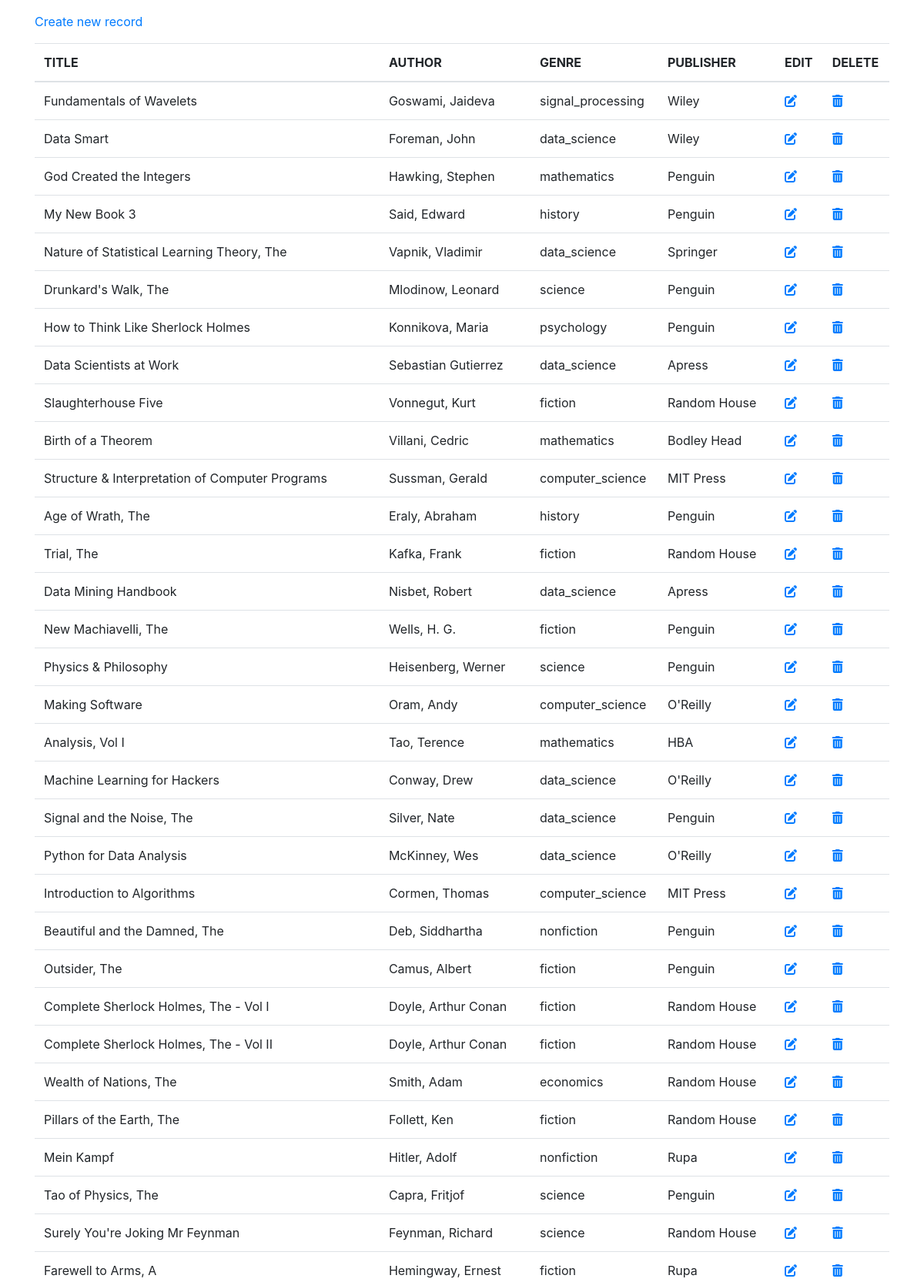
/bookstore/www/list-books.php (upper part), run on the app's committed database.
### tables this page shows
CREATE TABLE IF NOT EXISTS `books` (
  `id` int(11) NOT NULL,
  `Title` varchar(100) NOT NULL,
  `Author` varchar(100) NOT NULL,
  `Genre` varchar(100) NOT NULL,
  `Height` int(11) NOT NULL,
  `Publisher` varchar(100) NOT NULL
);

### bookstore/www/list-books.php (the view, shortened to what this page needs)
<?php
require_once("../db_config.php");
$query = "SELECT * FROM books";
$results = $db_connection->query($query);
?>
<!DOCTYPE html>
<html lang="en">
<head>
  <link rel="stylesheet" href="https://stackpath.bootstrapcdn.com/bootstrap/4.1.3/css/bootstrap.min.css">
</head>
<body>
  <div class="container">
    <div class="mt-3">
       <a href="create.php">Create new record</a>
    </div>
    <table class="table mt-3">
      <thead>
        <tr>
          <th>TITLE</th>
          <th>AUTHOR</th>
          <th>GENRE</th>
          <th>PUBLISHER</th>
          <th>EDIT</th>
          <th>DELETE</th>
        </tr>
      </thead>
      <tbody>
        <?php
        foreach ($results as $result) {
        ?>
        <tr>
          <td><?php echo $result['Title']?></td>
          <td><?php echo $result['Author']?></td>
          <td><?php echo $result['Genre']?></td>
          <td><?php echo $result['Publisher']?></td>
          <td><a href="edit.php?id=<?php echo $result['id'] ?>"><i class="fas fa-edit"></i></a></td>
          <td><a href="delete.php?id=<?php echo $result['id'] ?>"><i class="fas fa-trash-alt"></i></a></td>
        </tr>
        <?php
        }
        ?>
      </tbody>
    </table>
  </div>
</body>
</html>

### data on the page
books: Title "Fundamentals of Wavelets", Author "Goswami, Jaideva", Genre "signal_processing", Publisher "Wiley"
books: Title "Data Smart", Author "Foreman, John", Genre "data_science", Publisher "Wiley"
books: Title "God Created the Integers", Author "Hawking, Stephen", Genre "mathematics", Publisher "Penguin"
books: Title "My New Book 3", Author "Said, Edward", Genre "history", Publisher "Penguin"
books: Title "Nature of Statistical Learning Theory, The", Author "Vapnik, Vladimir", Genre "data_science", Publisher "Springer"
books: Title "Drunkard's Walk, The", Author "Mlodinow, Leonard", Genre "science", Publisher "Penguin"
books: Title "How to Think Like Sherlock Holmes", Author "Konnikova, Maria", Genre "psychology", Publisher "Penguin"
books: Title "Data Scientists at Work", Author "Sebastian Gutierrez", Genre "data_science", Publisher "Apress"
books: Title "Slaughterhouse Five", Author "Vonnegut, Kurt", Genre "fiction", Publisher "Random House"
books: Title "Birth of a Theorem", Author "Villani, Cedric", Genre "mathematics", Publisher "Bodley Head"
books: Title "Structure & Interpretation of Computer Programs", Author "Sussman, Gerald", Genre "computer_science", Publisher "MIT Press"
books: Title "Age of Wrath, The", Author "Eraly, Abraham", Genre "history", Publisher "Penguin"
books: Title "Trial, The", Author "Kafka, Frank", Genre "fiction", Publisher "Random House"
books: Title "Data Mining Handbook", Author "Nisbet, Robert", Genre "data_science", Publisher "Apress"
books: Title "New Machiavelli, The", Author "Wells, H. G.", Genre "fiction", Publisher "Penguin"
books: Title "Physics & Philosophy", Author "Heisenberg, Werner", Genre "science", Publisher "Penguin"
books: Title "Making Software", Author "Oram, Andy", Genre "computer_science", Publisher "O'Reilly"
books: Title "Analysis, Vol I", Author "Tao, Terence", Genre "mathematics", Publisher "HBA"
books: Title "Machine Learning for Hackers", Author "Conway, Drew", Genre "data_science", Publisher "O'Reilly"
books: Title "Signal and the Noise, The", Author "Silver, Nate", Genre "data_science", Publisher "Penguin"
books: Title "Python for Data Analysis", Author "McKinney, Wes", Genre "data_science", Publisher "O'Reilly"
books: Title "Introduction to Algorithms", Author "Cormen, Thomas", Genre "computer_science", Publisher "MIT Press"
books: Title "Beautiful and the Damned, The", Author "Deb, Siddhartha", Genre "nonfiction", Publisher "Penguin"
books: Title "Outsider, The", Author "Camus, Albert", Genre "fiction", Publisher "Penguin"
books: Title "Complete Sherlock Holmes, The - Vol I", Author "Doyle, Arthur Conan", Genre "fiction", Publisher "Random House"
books: Title "Complete Sherlock Holmes, The - Vol II", Author "Doyle, Arthur Conan", Genre "fiction", Publisher "Random House"
books: Title "Wealth of Nations, The", Author "Smith, Adam", Genre "economics", Publisher "Random House"
books: Title "Pillars of the Earth, The", Author "Follett, Ken", Genre "fiction", Publisher "Random House"
books: Title "Mein Kampf", Author "Hitler, Adolf", Genre "nonfiction", Publisher "Rupa"
books: Title "Tao of Physics, The", Author "Capra, Fritjof", Genre "science", Publisher "Penguin"
books: Title "Surely You're Joking Mr Feynman", Author "Feynman, Richard", Genre "science", Publisher "Random House"
books: Title "Farewell to Arms, A", Author "Hemingway, Ernest", Genre "fiction", Publisher "Rupa"
